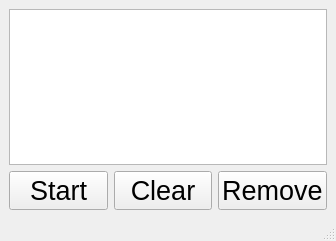
<?xml version="1.0" encoding="UTF-8"?>
<ui version="4.0">
 <class>MainWindow</class>
 <widget class="QMainWindow" name="MainWindow">
  <property name="geometry">
   <rect>
    <x>0</x>
    <y>0</y>
    <width>336</width>
    <height>241</height>
   </rect>
  </property>
  <property name="windowTitle">
   <string>MainWindow</string>
  </property>
  <widget class="QWidget" name="centralwidget">
   <layout class="QGridLayout" name="gridLayout">
    <item row="0" column="0" colspan="3">
     <widget class="QListWidget" name="listWidget">
      <property name="font">
       <font>
        <pointsize>20</pointsize>
       </font>
      </property>
     </widget>
    </item>
    <item row="1" column="0">
     <widget class="QPushButton" name="Button_start">
      <property name="font">
       <font>
        <pointsize>20</pointsize>
       </font>
      </property>
      <property name="text">
       <string>Start</string>
      </property>
     </widget>
    </item>
    <item row="1" column="1">
     <widget class="QPushButton" name="Button_clear">
      <property name="font">
       <font>
        <pointsize>20</pointsize>
       </font>
      </property>
      <property name="text">
       <string>Clear</string>
      </property>
     </widget>
    </item>
    <item row="1" column="2">
     <widget class="QPushButton" name="Button_remove">
      <property name="font">
       <font>
        <pointsize>20</pointsize>
       </font>
      </property>
      <property name="text">
       <string>Remove</string>
      </property>
     </widget>
    </item>
   </layout>
  </widget>
  <widget class="QMenuBar" name="menubar">
   <property name="geometry">
    <rect>
     <x>0</x>
     <y>0</y>
     <width>336</width>
     <height>22</height>
    </rect>
   </property>
  </widget>
  <widget class="QStatusBar" name="statusbar"/>
 </widget>
 <resources/>
 <connections/>
</ui>
